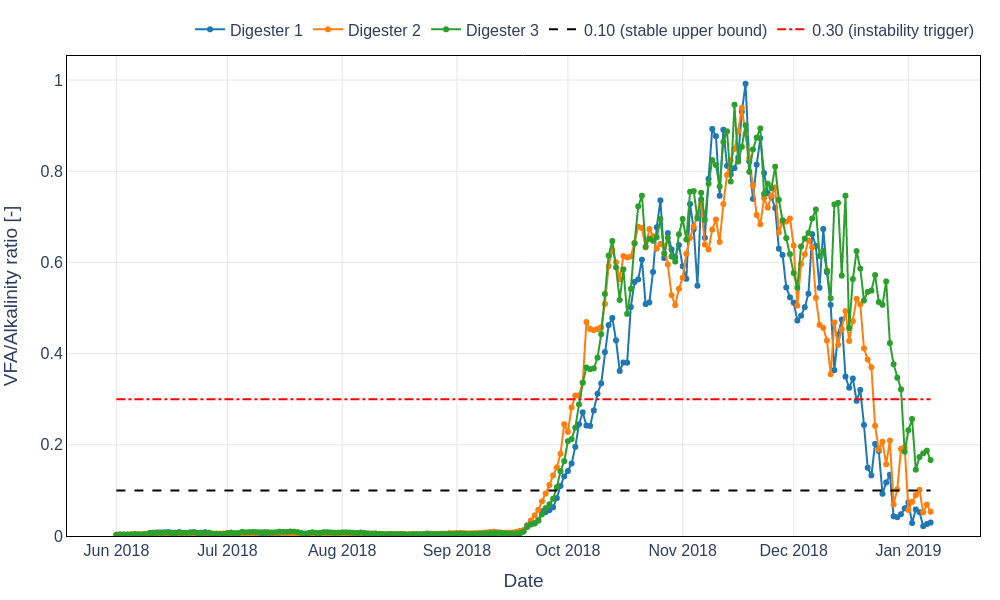

Source code (Python):
# filename: vfa_alk_ratio_1.py
import pandas as pd
import plotly.graph_objects as go
import plotly.io as pio
from datetime import datetime
import os

# Input filename
file_name = "digester_data_3.csv"

# Output base name
base = "vfa_alk_ratio_1"
py_fname = os.path.basename(__file__)
csv_out = f"{base}.csv"
html_out = f"{base}.html"
png_out = f"{base}.png"

# Read CSV, parse Date as day-first
df = pd.read_csv(file_name, encoding="utf-8", dayfirst=True)

# Ensure Date parsed to datetime
df['Date'] = pd.to_datetime(df['Date'], dayfirst=True, errors='coerce')

# Select only the required columns and rename to requested output headings
plot_df = df[['Date',
              'Digester 1 VFA/Alkalinity',
              'Digester 2 VFA/Alkalinity',
              'Digester 3 VFA/Alkalinity']].copy()

plot_df.rename(columns={
    'Digester 1 VFA/Alkalinity': 'Digester 1 VFA/Alkalinity [-]',
    'Digester 2 VFA/Alkalinity': 'Digester 2 VFA/Alkalinity [-]',
    'Digester 3 VFA/Alkalinity': 'Digester 3 VFA/Alkalinity [-]'
}, inplace=True)

# Sort by Date to ensure time series order
plot_df.sort_values('Date', inplace=True)

# For plotting, keep NaNs so markers show gaps; Plotly will break lines at NaN by default.
# Save the CSV containing exactly the data plotted (with Date in ISO format)
out_csv_df = plot_df.copy()
out_csv_df['Date'] = out_csv_df['Date'].dt.strftime('%Y-%m-%d')
out_csv_df.to_csv(csv_out, index=False, encoding='utf-8')

# Build Plotly figure
pio.templates.default = "plotly_white"

fig = go.Figure()

# Line settings
line_width = 2
marker_settings = dict(size=6)

# Add traces for each digester
fig.add_trace(go.Scatter(
    x=plot_df['Date'],
    y=plot_df['Digester 1 VFA/Alkalinity [-]'],
    mode='lines+markers',
    name='Digester 1',
    line=dict(width=line_width, color='#1f77b4'),
    marker=marker_settings,
    connectgaps=False
))
fig.add_trace(go.Scatter(
    x=plot_df['Date'],
    y=plot_df['Digester 2 VFA/Alkalinity [-]'],
    mode='lines+markers',
    name='Digester 2',
    line=dict(width=line_width, color='#ff7f0e'),
    marker=marker_settings,
    connectgaps=False
))
fig.add_trace(go.Scatter(
    x=plot_df['Date'],
    y=plot_df['Digester 3 VFA/Alkalinity [-]'],
    mode='lines+markers',
    name='Digester 3',
    line=dict(width=line_width, color='#2ca02c'),
    marker=marker_settings,
    connectgaps=False
))

# Add horizontal reference lines as separate traces so they appear in the legend
ref_lines = [
    (0.10, '0.10 (stable upper bound)', 'black', 'dash'),
    (0.30, '0.30 (instability trigger)', 'red', 'dashdot')
]
for y, label, color, dash in ref_lines:
    fig.add_trace(go.Scatter(
        x=[plot_df['Date'].min(), plot_df['Date'].max()],
        y=[y, y],
        mode='lines',
        name=label,
        line=dict(color=color, width=2, dash=dash),
        hoverinfo='skip',
        showlegend=True
    ))

# Update axes: Y-axis starts at 0
fig.update_yaxes(title_text='VFA/Alkalinity ratio [-]', rangemode='tozero', zeroline=True)
fig.update_xaxes(title_text='Date', showgrid=True)

# Update layout to match style requirements: plotly_white, black axis lines and ticks, global font size 16, grid visible
fig.update_layout(
    template='plotly_white',
    font=dict(size=16),
    xaxis=dict(showline=True, linewidth=1, linecolor='black', mirror=True),
    yaxis=dict(showline=True, linewidth=1, linecolor='black', mirror=True),
    legend=dict(orientation='h', yanchor='bottom', y=1.02, xanchor='right', x=1),
    margin=dict(l=60, r=20, t=20, b=60)
)

# Ensure grid is visible
fig.update_xaxes(showgrid=True, gridcolor='#e6e6e6')
fig.update_yaxes(showgrid=True, gridcolor='#e6e6e6')

# Save HTML (interactive). Requirements: responsive, no rangeslider, no title, plotly_white style, black axis lines and tick marks,
# include_plotlyjs='cdn'
fig.write_html(html_out, include_plotlyjs='cdn', full_html=True, auto_open=False)

# Save PNG using kaleido at 1000x600
fig.write_image(png_out, format='png', width=1000, height=600, scale=1)

# Print created filenames and the python file name to the terminal
print(py_fname)
print(csv_out)
print(html_out)
print(png_out)
